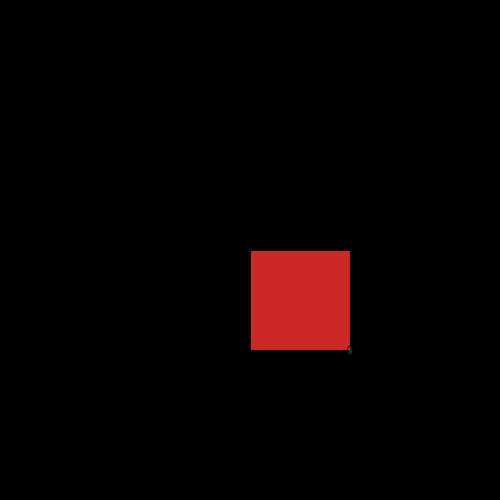
Frame 1 (no input)
Frame 60 (the mouse pressed at the canvas centre just before this capture): identical to frame 1, image omitted
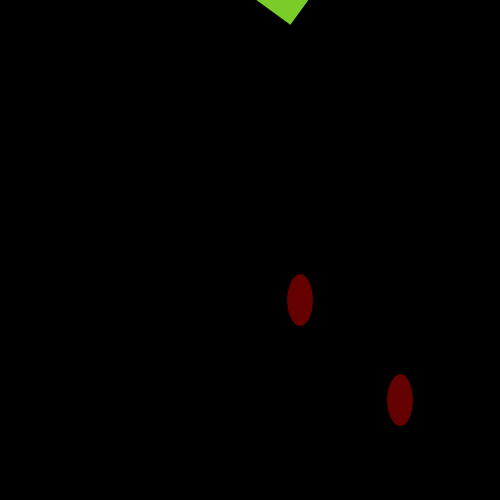
Frame 120 (the mouse held since frame 60 and released just before this capture)

The Processing sketch that drew these frames (run headless with seeded random() and noise(); from frame 60 on, the mouse is pressed at the canvas centre):

// Processing sketch: ex_23_2
// ── ex_23_2.pde
//23.2

void setup(){
  size (500,500);
  colorMode (HSB,100,100,100);
}

void draw (){
  
  //pivoting blue triangle
  
  background (0);
  fill( 50,50,50);
  
   if (mousePressed == true){
       fill( 100,100,100);
   }
  triangle (mouseX - 50,mouseY - 50, mouseX*0.3, mouseY*0.3, 100+(mouseX*0.3), 100+(mouseY*0.3));
 
  
  //pivoting rainbow square
  
  pushMatrix ();
   float angle = map(mouseY, 0, height, 0, 2* PI);
  if (mousePressed ==true){

    rotate (-0.3*angle);
  }
 
    translate (250,250);
    fill (0.1*mouseX, 80,80);
    rotate (angle);
    rect (0,0,100,100);
    popMatrix ();
    
    ////////  ellipse
    
   
    
      float a = map(mouseX, 0, width, 5, 100);
    float b = map(mouseY, 0, width, 10, 200);
    
    if (mousePressed == false){
   fill (40,100,100,50);
   ellipse (350,350,a,b);
    }
    else {
        fill (0,100,100,100);
   ellipse (300,300,0.5*a,0.5*b);
      ellipse (400,400,0.5*a,0.5*b);
    }
 
}
  
